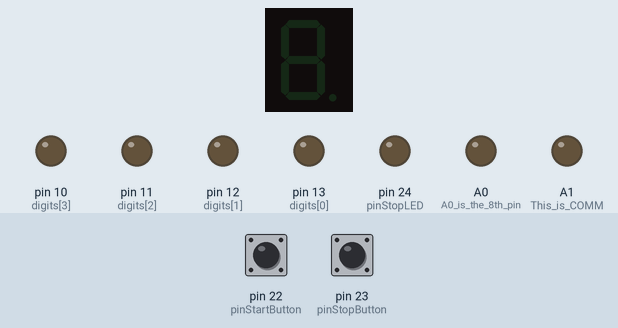
This sketch was run on a simulated Arduino Mega 2560, built with avr-gcc and run on an emulated ATmega2560. On the bench: 1-digit seven-segment display, output pins drawn as LEDs (lit = HIGH). Wiring (inferred from the names in the program): 1-digit 7-segment display, segments lit when HIGH: segments pin 2, pin 3, pin 4, pin 5, pin 6, pin 7, pin 8, pin 9. Dashed ring = blinking. The test bench sets the inputs (shaded band); at power-on: pin 22 (pinStartButton) HIGH, pin 23 (pinStopButton) HIGH. The segment pins are drawn as the display they are named for; pins used as bus, display or sensor lines are not drawn.

Above: at 1.2 s.
1.3 s: pin 22 (pinStartButton) pulled LOW for 0.15 s
At 1.5 s:
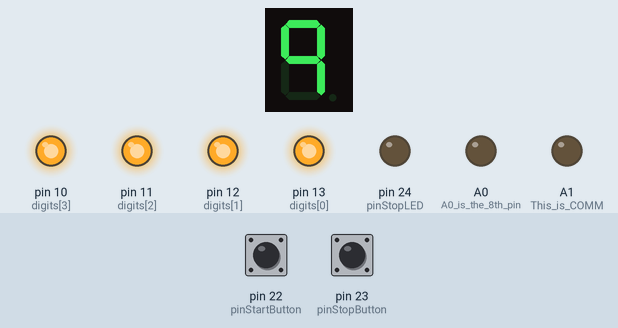
4.3 s: pin 23 (pinStopButton) pulled LOW for 3.2 s
At 7.0 s:
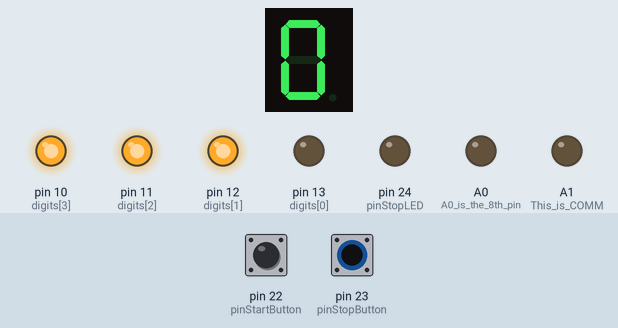
9.0 s: pin 22 (pinStartButton) pulled LOW for 1 s
At 15.05 s:
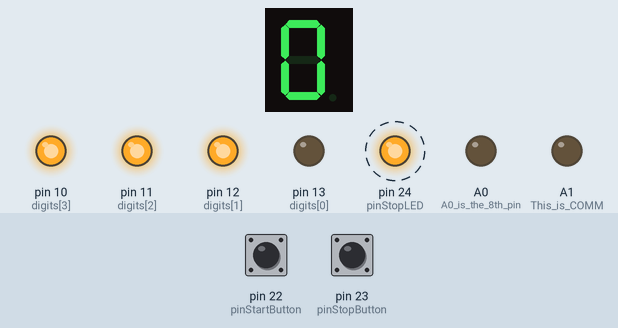
16.0 s: pin 23 (pinStopButton) pulled LOW for 1 s
At 16.7 s:
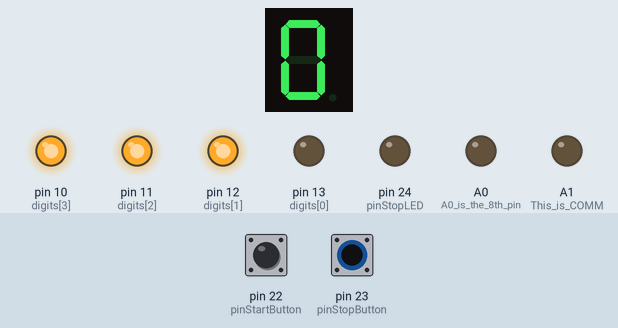
Timing chart, 0 to 19.0 s (numbered marks = the images above; inputs shaded):
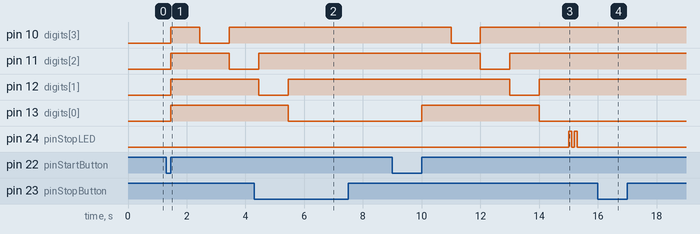

The sketch:

countdown.ino
```cpp
#include <math.h>

#define OFF HIGH
#define ON LOW

const int pinStartButton = 22;
const int pinStopButton = 23;
const int pinStopLED = 24;

int digits[] = {13, 12, 11, 10};
int dp = 9;
int f = 7;
int g = 8;
int e = 6;
int d = 5;
int c = 4;
int b = 3;
int a = 2; // 7 Segment pin multiplexed

int countdown = 60;
int count;
int dt = 100; // Stands for "delay time"

int lastStartButtonState = HIGH;
int currentStartButtonState;

struct struct_digits
{
    int digit[4];
};

void setup()
{
    Serial.begin(9600);

    pinMode(pinStartButton, INPUT_PULLUP);
    pinMode(pinStopButton, INPUT_PULLUP);
    pinMode(f, OUTPUT);
    pinMode(g, OUTPUT);
    pinMode(e, OUTPUT);
    pinMode(d, OUTPUT);
    pinMode(c, OUTPUT);
    pinMode(b, OUTPUT);
    pinMode(a, OUTPUT);
    pinMode(dp, OUTPUT);

    pinMode(A0, OUTPUT); // A0 is the 8th pin
    pinMode(A1, OUTPUT); // This is COMM

    pinMode(pinStopLED, OUTPUT);

    for (int i = 0; i < 4; i++)
    {
        pinMode(digits[i], OUTPUT);
    }
}

void loop()
{
    currentStartButtonState = digitalRead(pinStartButton);

    if (lastStartButtonState == LOW && currentStartButtonState == HIGH)
    {
        script();
        alarm();
    }
    lastStartButtonState = currentStartButtonState;
}

void script()
{
    // digitalWrite(A1,OFF);
    // analogWrite(A0,255);
    // These two lines allow the colon to light up
    count = 4;

    while (count >= 0)
    {
        digit(count);
        for (int i = 9; i >= 0; i--)
        {
            number(i);
            delay(dt);
        }
        count--;
    }
    // Old method I did, this'll change

    // digitalWrite(dp,OFF); //decimal point high
    // delay(dt);
    // digitalWrite(dp,ON); // decimal point low
    // delay(dt);
    // Thanks to these lines, we can turn off and on the decimal point if we wanted
}

void digit(int digit)
{
    for (int i = 0; i <= 4; i++)
    {
        if (i == digit)
        {
            digitalWrite(digits[i], ON);
        }
        else
        {
            digitalWrite(digits[i], OFF);
        }
    }
}

void alarm()
{
    while (digitalRead(pinStopButton) == HIGH)
    {
        digitalWrite(pinStopLED, HIGH);
        delay(100);
        digitalWrite(pinStopLED, LOW);
        delay(100);
        digitalWrite(pinStopLED, HIGH);
        delay(100);
        digitalWrite(pinStopLED, LOW);
        delay(1000);
    }
}

void number(int number)
{
    switch (number)
    {
    case 0:
        digitalWrite(a, OFF);
        digitalWrite(b, OFF);
        digitalWrite(c, OFF);
        digitalWrite(d, OFF);
        digitalWrite(e, OFF);
        digitalWrite(f, OFF);
        digitalWrite(g, ON);
        break;

    case 1:
        digitalWrite(a, ON);
        digitalWrite(b, OFF);
        digitalWrite(c, OFF);
        digitalWrite(d, ON);
        digitalWrite(e, ON);
        digitalWrite(f, ON);
        digitalWrite(g, ON);
        break;

    case 2:
        digitalWrite(a, OFF);
        digitalWrite(b, OFF);
        digitalWrite(c, ON);
        digitalWrite(d, OFF);
        digitalWrite(e, OFF);
        digitalWrite(f, ON);
        digitalWrite(g, OFF);
        break;

    case 3:
        digitalWrite(a, OFF);
        digitalWrite(b, OFF);
        digitalWrite(c, OFF);
        digitalWrite(d, OFF);
        digitalWrite(e, ON);
        digitalWrite(f, ON);
        digitalWrite(g, OFF);
        break;

    case 4:
        digitalWrite(a, ON);
        digitalWrite(b, OFF);
        digitalWrite(c, OFF);
        digitalWrite(d, ON);
        digitalWrite(e, ON);
        digitalWrite(f, OFF);
        digitalWrite(g, OFF);
        break;

    case 5:
        digitalWrite(a, OFF);
        digitalWrite(b, ON);
        digitalWrite(c, OFF);
        digitalWrite(d, OFF);
        digitalWrite(e, ON);
        digitalWrite(f, OFF);
        digitalWrite(g, OFF);
        break;

    case 6:
        digitalWrite(a, ON);
        digitalWrite(b, ON);
        digitalWrite(c, OFF);
        digitalWrite(d, OFF);
        digitalWrite(e, OFF);
        digitalWrite(f, OFF);
        digitalWrite(g, OFF);
        break;

    case 7:
        digitalWrite(a, OFF);
        digitalWrite(b, OFF);
        digitalWrite(c, OFF);
        digitalWrite(d, ON);
        digitalWrite(e, ON);
        digitalWrite(f, ON);
        digitalWrite(g, ON);
        break;

    case 8:
        digitalWrite(a, OFF);
        digitalWrite(b, OFF);
        digitalWrite(c, OFF);
        digitalWrite(d, OFF);
        digitalWrite(e, OFF);
        digitalWrite(f, OFF);
        digitalWrite(g, OFF);
        break;

    case 9:
        digitalWrite(a, OFF);
        digitalWrite(b, OFF);
        digitalWrite(c, OFF);
        digitalWrite(d, ON);
        digitalWrite(e, ON);
        digitalWrite(f, OFF);
        digitalWrite(g, OFF);
        break;
    default:
        digitalWrite(a, ON);
        digitalWrite(b, ON);
        digitalWrite(c, ON);
        digitalWrite(d, ON);
        digitalWrite(e, ON);
        digitalWrite(f, ON);
        digitalWrite(g, ON);
        break;
    }
}
```

Measured:
- after the input at 1.3 s, pin 10 (digits[3]): LOW → HIGH after 0.15 s, → LOW 1.0 s later, → HIGH 1.0 s later; pin 11 (digits[2]): LOW → HIGH after 0.15 s, → LOW 2.0 s later; pin 12 (digits[1]), pin 13 (digits[0]): LOW → HIGH after 0.15 s; the display: changes after 0.15 s (image 1)
- after the input at 4.3 s, pin 24 (pinStopLED): stops changing and stays LOW
- after the input at 9.0 s, pin 10 (digits[3]): HIGH → LOW after 2.0 s, → HIGH 1.0 s later; pin 11 (digits[2]): HIGH → LOW after 3.0 s, → HIGH 1.0 s later
- after the input at 16.0 s, pin 24 (pinStopLED): stops changing and stays LOW
